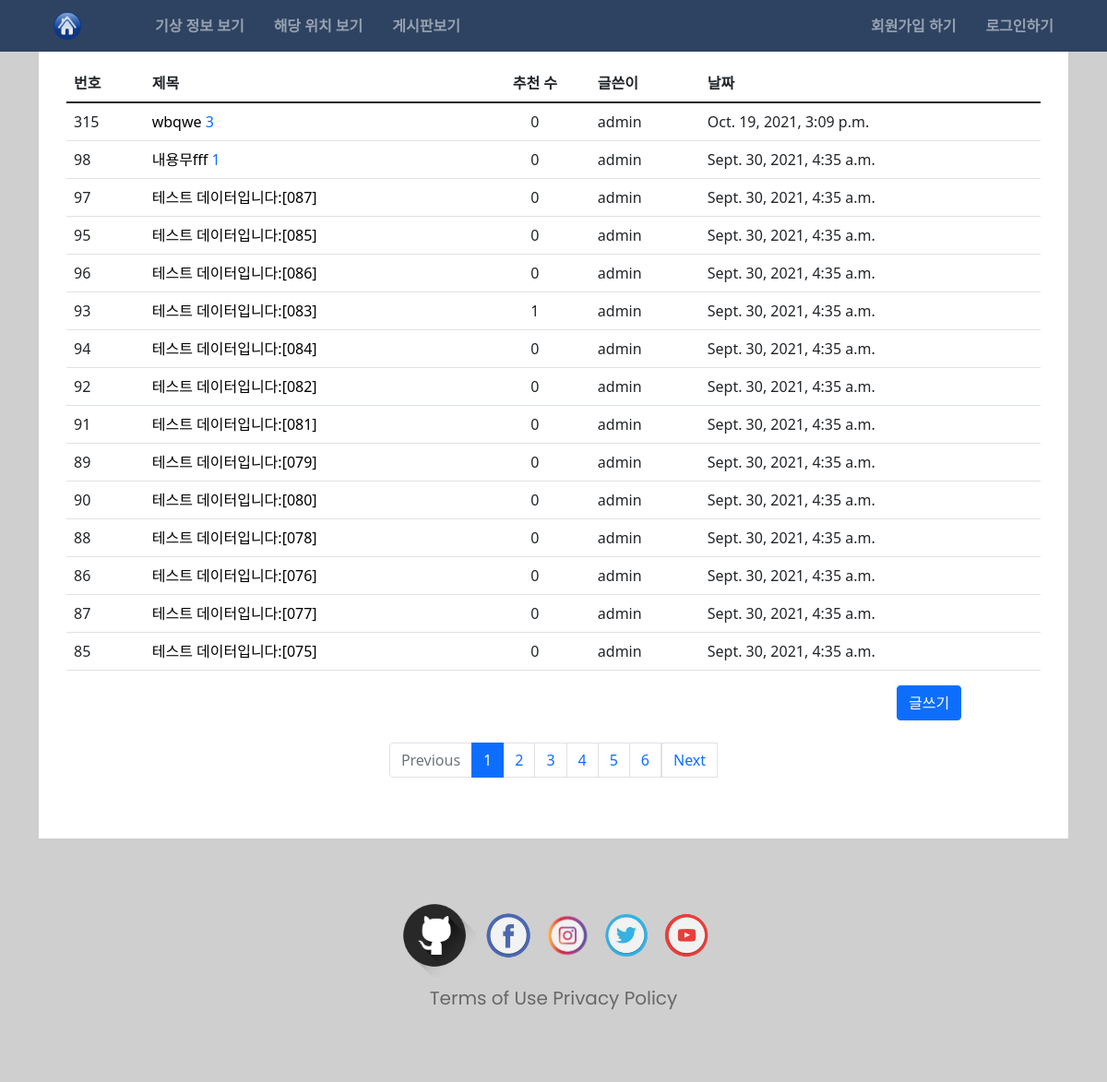
The app's page /board/, older data.
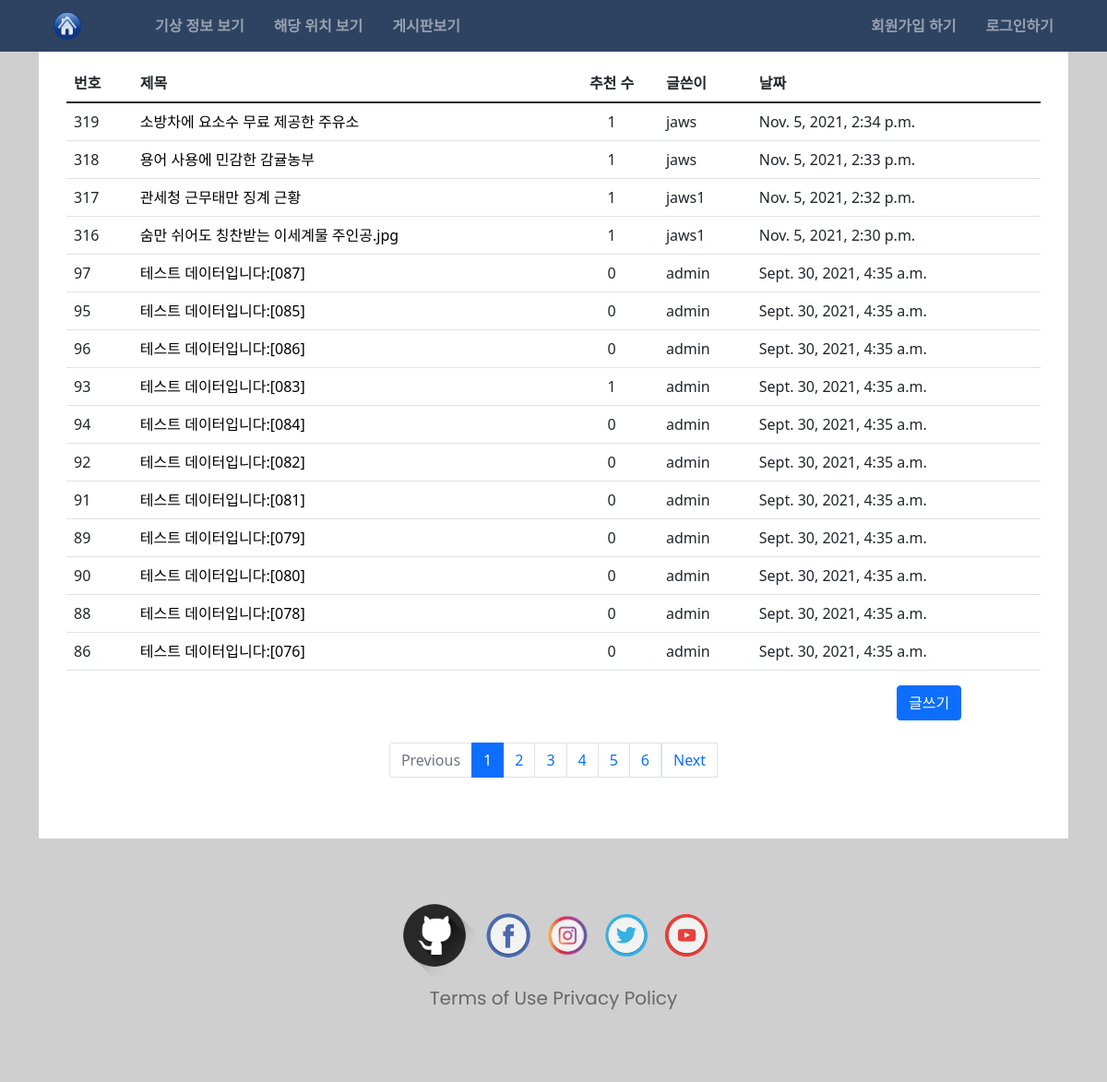
The same page, newer data.
### board/models.py (models this page shows, shortened)
class Question(models.Model):
  subject = models.CharField(max_length=200)
  content = models.TextField()
  create_date = models.DateTimeField()
  author = models.ForeignKey(User,on_delete=models.CASCADE, related_name='quthor_question')
  modify_date = models.DateTimeField(null=True, blank=True)
  voter = models.ManyToManyField(User,related_name='voter_question')
  devoter = models.ManyToManyField(User,related_name='devoter_question')

### board/views/base_views.py (the view)
# urls.py: path('', base_views.index, name='index'),
def index(request):
  question_list = Question.objects.order_by('-create_date')
  page_match_page = request.GET.get('page')
  one_page_dang = Paginator(question_list,15)
  page_obj = one_page_dang.get_page(page_match_page)
  context = {'question_list':page_obj}
  return render(request,'board/index.html',context)

### templates/board/index.html
{% extends 'base.html' %}
{% block content %}
  <div class="container">
    <div class="main-wall">
      <table class="table">
        <thead>
          <tr>
            <th>번호</th>
            <th>제목</th>
            <th style="text-align:center;">추천 수</th>
            <th>글쓴이</th>
            <th>날짜</th>
          </tr>
        </thead>
        <tbody>
          {% for question in question_list %}
            <tr>
              <td>{{ question.id }}</td>
              <td>
                <a href="{% url 'board:detail' question.id %}" class="text-decoration-none t-obj">{{ question.subject }}</a>
                {% if question.answer_set.count > 0 %}
                  <span class="text-primary">{{ question.answer_set.count }}</span>
                {% endif %}
              </td>
              <td style="text-align:center;"><span class="text-center align-content-center">{{ question.voter.count }}</span></td>
              <td>{{ question.author }}</td>
              <td>{{ question.create_date }}</td>
            </tr>
          {% endfor %}
        </tbody>
      </table>
      <div class="row">
        <div class="col-9 col-md-10"></div>
        <div class="col-3 col-md-2">
          <a href="{% url 'board:question_create' %}" class="btn btn-primary mb-4">글쓰기</a>
        </div>
      </div>
      <ul class="pagination justify-content-center">
        {% if question_list.has_previous %}
          <li class="page-item">
            <a class="page-link" href="?page={{ question_list.previous_page_number }}">Previous</a>
          </li>
        {% else %}
          <li class="page-item disabled">
            <a class="page-link disabled" href="#">Previous</a>
          </li>
        {% endif %}
        {% for page_number in question_list.paginator.page_range %}
          {% if page_number >= question_list.number|add:-5 and page_number <= question_list.number|add:5 %}
            {% if page_number == question_list.number %}
              <li class="page-item active">
                <a class="page-link" href="?page={{ page_number }}">{{ page_number }}</a>
              </li>
            {% else %}
              <li class="page-item">
                <a class="page-link" href="?page={{ page_number }}">{{ page_number }}</a>
              </li>
            {% endif %}
          {% endif %}
        {% endfor %}
        {% if question_list.has_next %}
          <li>
            <a class="page-link" href="?page={{ question_list.next_page_number }}">Next</a>
          </li>
        {% else %}
          <li>
            <a class="page-link disabled" href="#">Next</a>
          </li>
        {% endif %}
      </ul>
    </div>
  </div>
  <footer>
    {% include 'footer.html' %}
  </footer>
{% endblock content %}

Row changes from the older to the newer data that the page shows:
removed Question: id "315", subject "wbqwe", answer_set.count "3", voter.count "0", author "admin", create_date "Oct. 19, 2021, 3:09 p.m."
removed Question: id "98", subject "내용무fff", answer_set.count "1", voter.count "0", author "admin", create_date "Sept. 30, 2021, 4:35 a.m."
no longer on this page (row unchanged): Question: id "87", subject "테스트 데이터입니다:[077]", voter.count "0", author "admin", create_date "Sept. 30, 2021, 4:35 a.m."
no longer on this page (row unchanged): Question: id "85", subject "테스트 데이터입니다:[075]", voter.count "0", author "admin", create_date "Sept. 30, 2021, 4:35 a.m."
added Question: id "319", subject "소방차에 요소수 무료 제공한 주유소", voter.count "1", author "jaws", create_date "Nov. 5, 2021, 2:34 p.m."
added Question: id "318", subject "용어 사용에 민감한 감귤농부", voter.count "1", author "jaws", create_date "Nov. 5, 2021, 2:33 p.m."
added Question: id "317", subject "관세청 근무태만 징계 근황", voter.count "1", author "jaws1", create_date "Nov. 5, 2021, 2:32 p.m."
added Question: id "316", subject "숨만 쉬어도 칭찬받는 이세계물 주인공.jpg", voter.count "1", author "jaws1", create_date "Nov. 5, 2021, 2:30 p.m."
